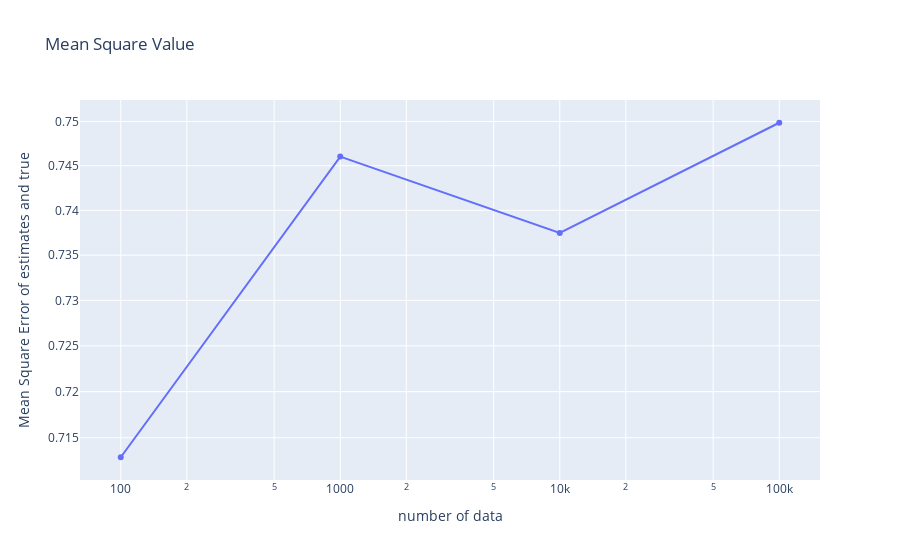
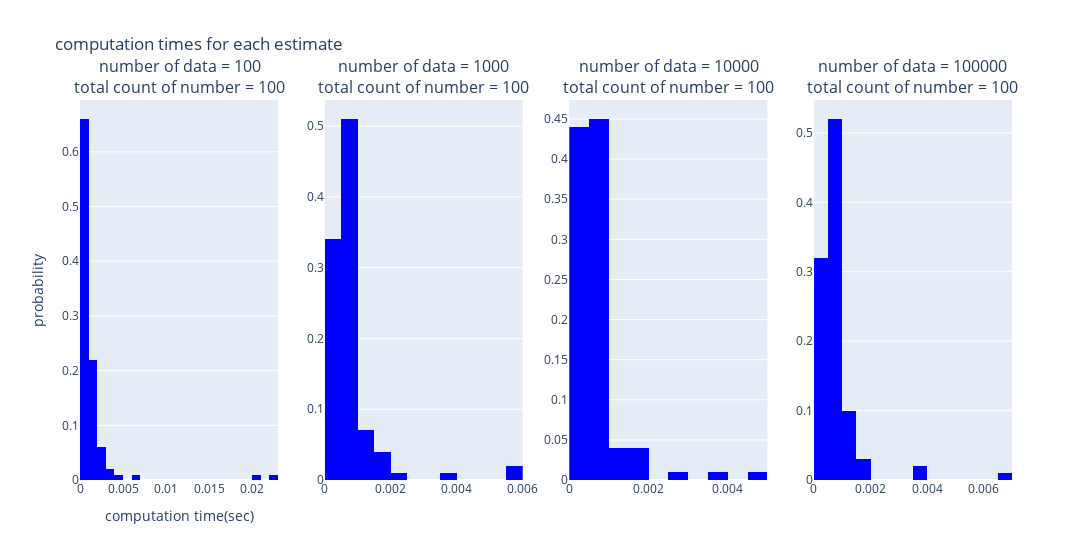
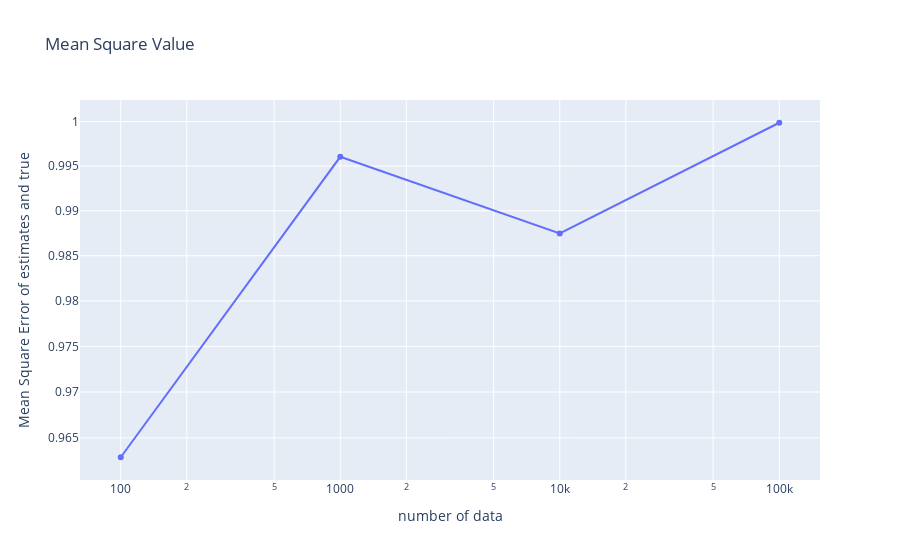
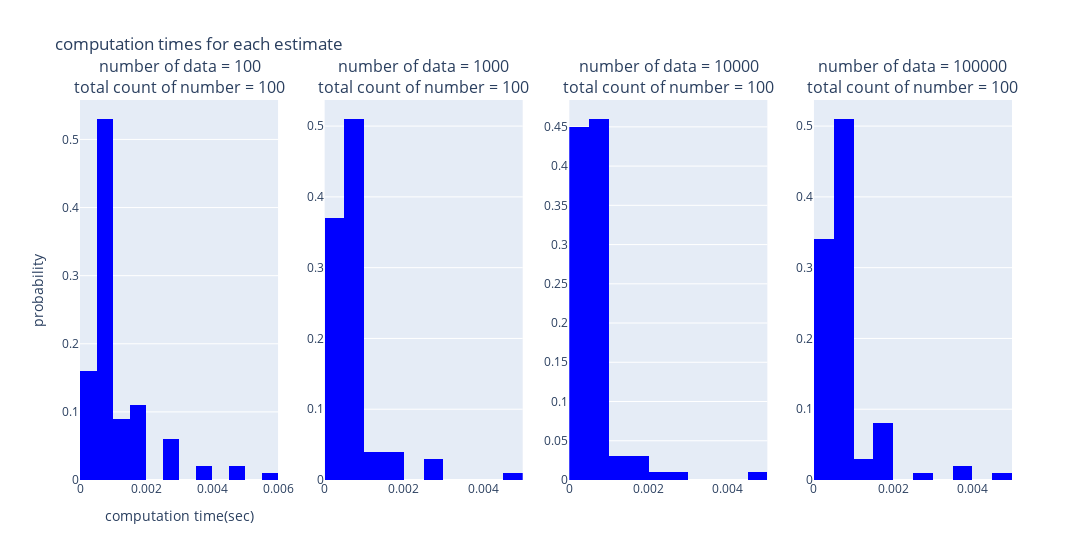

Source (notebook cell) for these figures, in order:
### Code cell
#num_data = [100, 1000, 10000, 100000]
#time_affine_est_proj = [[0.0019953250885009766, 0.0009992122650146484, 0.0009975433349609375, 0.0009987354278564453, 0.000997304916381836, 0.0010302066802978516, 0.0010025501251220703, 0.0, 0.0010366439819335938, 0.0019979476928710938], [0.0019960403442382812, 0.0009970664978027344, 0.000997304916381836, 0.0, 0.0, 0.0009982585906982422, 0.0009930133819580078, 0.000997304916381836, 0.0, 0.0009946823120117188], [0.0, 0.0009984970092773438, 0.0009970664978027344, 0.0009968280792236328, 0.0009970664978027344, 0.0, 0.0009965896606445312, 0.0, 0.0009586811065673828, 0.0009989738464355469], [0.0, 0.001993417739868164, 0.000997304916381836, 0.0, 0.0, 0.001001119613647461, 0.0, 0.0019958019256591797, 0.0, 0.0]]

# show graphs
data_analyzer.show_mse(num_data, param_affine_est_proj)
data_analyzer.show_computation_times(num_data, time_affine_est_proj, histnorm="probability")

data_analyzer.show_mse(num_data, param_linear_est_proj)
data_analyzer.show_computation_times(num_data, time_linear_est_proj, histnorm="probability")
